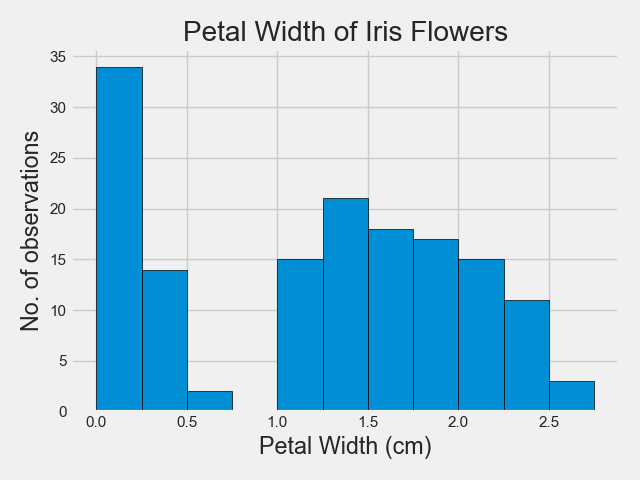

Recreate this plot in Python.
# Peter Finnerty - Project Part 3(iii)
# Draft code for histogram of PETAL WIDTH (all 3 species) 

# Q. Have the script save a histogram of each variable to png files.
#------------------------------------------------------------------------------
import matplotlib.pyplot as plt
import pandas as pd
import numpy as np

df = pd.read_csv('IrisDataset.csv')

# Create hist with bin measures set to bins list.
bins = [0, 0.25, 0.5, 0.75, 1, 1.25, 1.5, 1.75, 2, 2.25, 2.5, 2.75]
plt.hist(df["petal_width"], bins = bins, edgecolor='black')

# Format histogram style.
plt.style.use('fivethirtyeight')
plt.title("Petal Width of Iris Flowers")
plt.xlabel('Petal Width (cm)')
plt.ylabel('No. of observations')
plt.tight_layout()
# Marking out a median line.
# median_PW = 1.3
# color = '#fc4f30' 
# plt.axvline(median_PW, color=color, label='Median Petal Width', linewidth=4)
plt.savefig("Hpetal_width.png")
plt.clf
plt.show()
#-------------------------------------------------------------------------------

# Creating box plot.
import seaborn as sns
sns.set_style("whitegrid")
sns.boxplot(x = 'species', y = 'petal_width', hue='species', sym='c+', data = df)
plt.title("Iris flowers: Box Plot of Petal Width")
plt.show()

# Creating a violin plot.
sns.set_style("whitegrid")
sns.violinplot(x = "species", y = "petal_width", hue='species', size = 8, data = df)
plt.title("Iris flowers: Violin Plot of Petal Width")
plt.show()

# Compute and plot PDF of petal_length:
# Reference: https://www.appliedaicourse.com/course/11/Applied-Machine-learning-course
counts, bin_edges = np.histogram(df['petal_width'], bins = 10, density = True)
pdf = counts / (sum(counts) )
# Plotting the CDF using the cumulative sum function of Numpy.
cdf = np.cumsum(pdf)
plt.plot(bin_edges[1:], pdf)
plt.xlabel("Sepal Length")
plt.ylabel("Probability")
plt.plot(bin_edges[1:], cdf)
plt.title("Petal Width PDF and CDF")
plt.show()

# Calculate the Median Absolute Deviation
from statsmodels import robust
MAD_PL = robust.mad(df["petal_width"])
print(MAD_PL)
Median_PL = 


#-----------------------------------------------------------------------------
# To do: 
# 1. Create separate histogram for each variable OF EACH SPECIES?
# 2. Format the hists in respect of the 'bars' (no spaces, correct bar allignment etc).
# 3. Set pd.read function to read from file in local machine.
# 4. Add extra functionality and double check requirements.